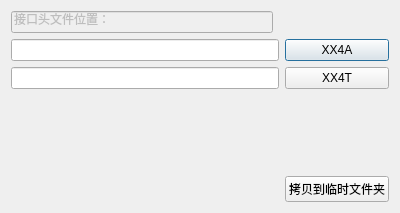
<?xml version="1.0" encoding="UTF-8"?>
<ui version="4.0">
 <class>yztFileDialog</class>
 <widget class="QDialog" name="yztFileDialog">
  <property name="geometry">
   <rect>
    <x>0</x>
    <y>0</y>
    <width>400</width>
    <height>213</height>
   </rect>
  </property>
  <property name="windowTitle">
   <string>Dialog</string>
  </property>
  <layout class="QGridLayout" name="gridLayout">
   <item row="0" column="0">
    <widget class="QLineEdit" name="lineEdit">
     <property name="enabled">
      <bool>false</bool>
     </property>
     <property name="text">
      <string>接口头文件位置：</string>
     </property>
    </widget>
   </item>
   <item row="1" column="0" colspan="2">
    <widget class="QLineEdit" name="xx4a_qle"/>
   </item>
   <item row="1" column="2">
    <widget class="QPushButton" name="xx4a_qpb">
     <property name="text">
      <string>XX4A</string>
     </property>
    </widget>
   </item>
   <item row="2" column="0" colspan="2">
    <widget class="QLineEdit" name="xx4t_qle"/>
   </item>
   <item row="2" column="2">
    <widget class="QPushButton" name="xx4t_qpb">
     <property name="text">
      <string>XX4T</string>
     </property>
    </widget>
   </item>
   <item row="3" column="0" colspan="3">
    <spacer name="verticalSpacer">
     <property name="orientation">
      <enum>Qt::Vertical</enum>
     </property>
     <property name="sizeHint" stdset="0">
      <size>
       <width>338</width>
       <height>79</height>
      </size>
     </property>
    </spacer>
   </item>
   <item row="4" column="0">
    <spacer name="horizontalSpacer">
     <property name="orientation">
      <enum>Qt::Horizontal</enum>
     </property>
     <property name="sizeHint" stdset="0">
      <size>
       <width>263</width>
       <height>20</height>
      </size>
     </property>
    </spacer>
   </item>
   <item row="4" column="2">
    <widget class="QPushButton" name="copyToTempDir_qpb">
     <property name="text">
      <string>拷贝到临时文件夹</string>
     </property>
    </widget>
   </item>
  </layout>
 </widget>
 <resources/>
 <connections/>
</ui>
